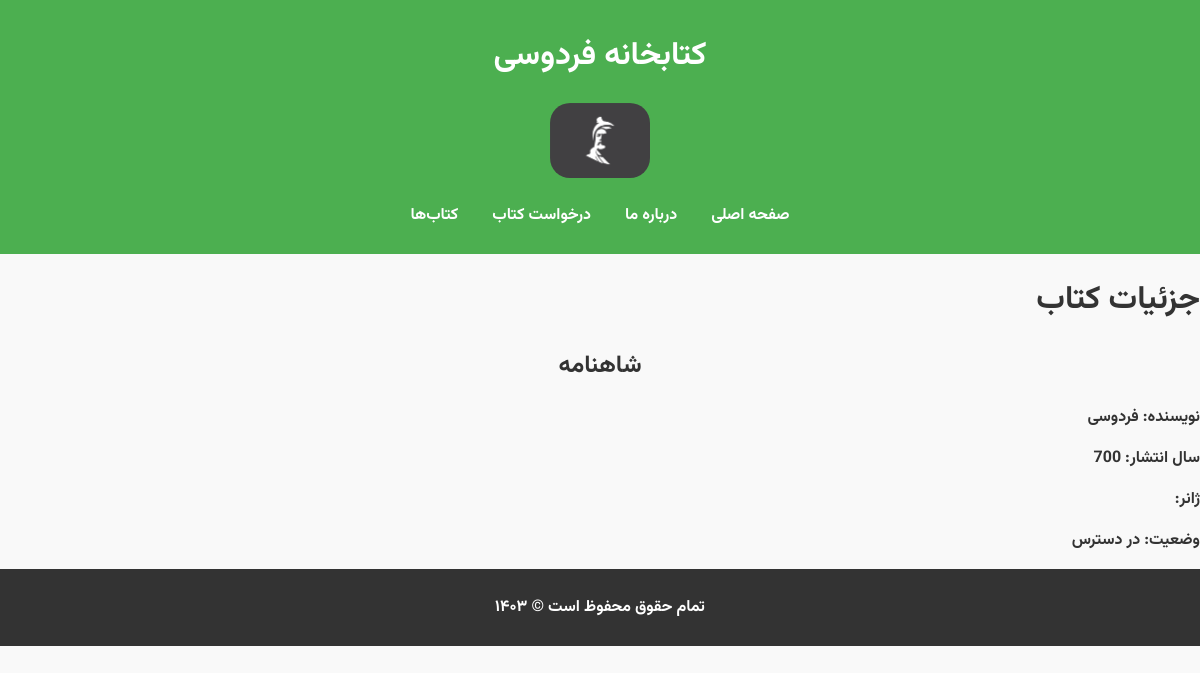
/books/9/, run on the app's committed database.
### library/models.py (models this page shows, shortened)
class Book(models.Model):
    title = models.CharField(max_length=100)
    author = models.ForeignKey('Author', on_delete=models.CASCADE, null=True)
    year = models.IntegerField()
    category = models.ForeignKey('Category', on_delete=models.CASCADE)
    status = models.CharField(max_length=10, choices=LOAN_STATUS, default='a')

class Author(models.Model):
    name = models.CharField(max_length=100)

### library/views.py (the view)
# urls.py: path("books/<int:pk>/", BookDetailView.as_view(), name="book_detail"),
class BookDetailView(DetailView):
    model = Book
    template_name = "book_detail.html"
    context_object_name = "book"

### templates/book_detail.html
{% extends "base.html" %}
{% block content %}
<body>
    <main>
    <h1>جزئیات کتاب</h1>
        <div class="book-detail-container">
            <div class="book-info">
                <h2>{{ book.title }}</h2>
                <p><strong>نویسنده:</strong> {{ book.author.name }}</p>
                <p><strong>سال انتشار:</strong> {{ book.year }}</p>
                <p><strong>ژانر:</strong> {{ book.genre }}</p>
                <p><strong>وضعیت:</strong>
                    {% if book.status == 'a' %}
                        در دسترس
                    {% else %}
                        امانت داده شده
                    {% endif %}
                </p>
            </div>
        </div>
    </main>
</body>
{% endblock %}

### static/css/style.css (style rules this page uses)
body { margin: 0; padding: 0; direction: rtl; background-color: #f9f9f9; color: #333; }
h2 { text-align: center; margin-bottom: 20px; }

### data on the page
Book: title "شاهنامه", author.name "فردوسی", year "700"
